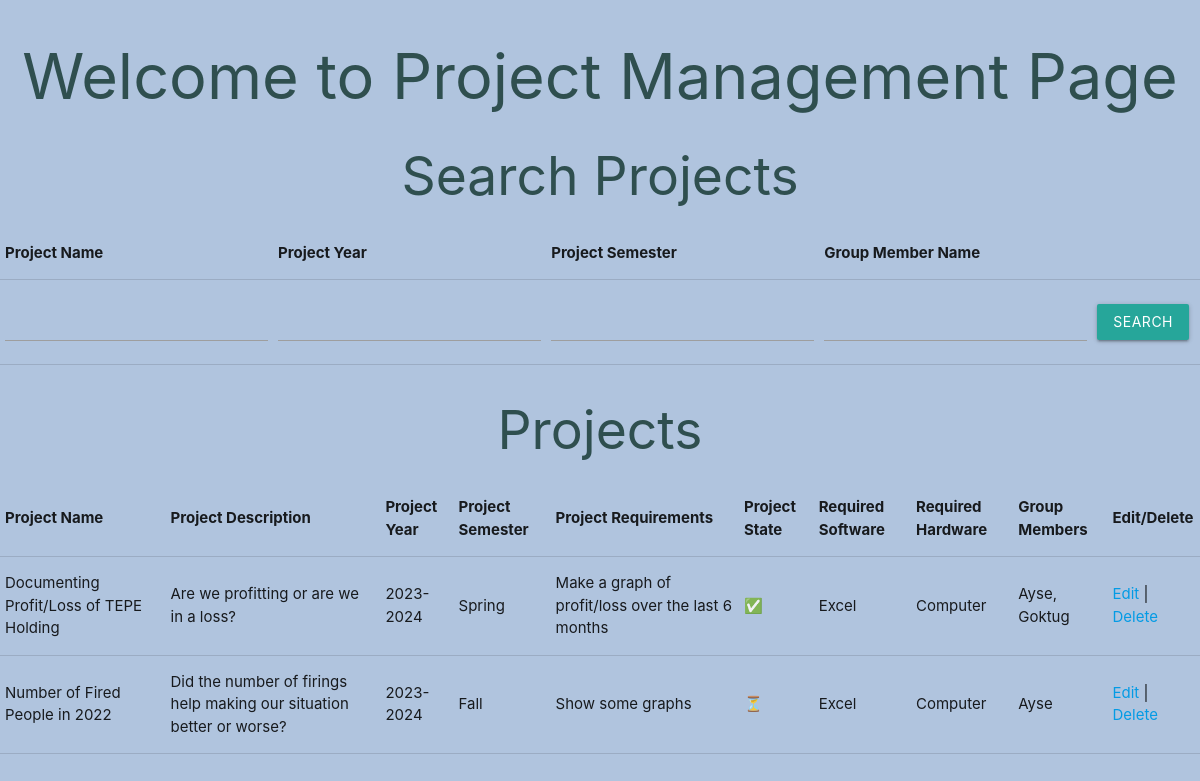
Page /manageProjects.php (signed in) on the committed database.
### tables this page shows
CREATE TABLE `projects` (
    `id` int(11) NOT NULL,
    `name` text NOT NULL,
    `description` text NOT NULL,
    `year` text NOT NULL,
    `semester` text NOT NULL,
    `requirements` text NOT NULL,
    `state` text NOT NULL,
    `required_software` text NOT NULL,
    `required_hardware` text NOT NULL,
    `members` text NOT NULL,
    `owner_uid` int(11) NOT NULL);

### session.php (called while the page is built, shortened)
<?php
include_once "db.php";
if (isset($_SESSION["user"]) && isset($_SESSION["user"]["id"])) {
    $user_stmt = $db->prepare("select * from users where id = ?");
    $user_stmt->execute([$_SESSION["user"]["id"]]);
    $user = $user_stmt->fetch();
}

### viewProjects.php (the view, shortened to what this page needs)
<?php
include_once "db.php";
include_once "session.php";
$sql = "select * from projects";
$params = array();
if (isset($user) && $user["userclass"] != "admin") {
    $sql = $sql . " where owner_uid=?";
    $params[] = $user["id"];
}
$sql = $sql . " order by year desc, semester desc";
$projects_stmt = $db->prepare($sql);
$projects_stmt->execute($params);
$projects = $projects_stmt->fetchAll();
$canEdit = isset($user) && in_array($user["userclass"], ["firm", "instructor", "student"]);
?>
<?php if (isset($projects)): ?>
        <?php if (sizeof($projects) > 0): ?>
        <h2>Search Projects</h2>
        <table>
            <thead>
                <th>Project Name</th>
                <th>Project Year</th>
                <th>Project Semester</th>
                <th>Group Member Name</th>
                <th></th>
            </thead>
            <tbody>
                <tr>
                    <td><input type="text" name="project_name"></td>
                    <td><input type="text" name="project_year"></td>
                    <td><input type="text" name="project_semester"></td>
                    <td><input type="text" name="group_member_name"></td>
                    <td><button class="btn" id="search_project_btn">Search</button></td>
                </tr>
            </tbody>
        </table>
        <h2>Projects</h2>
        <table>
            <thead>
                <th>Project Name</th>
                <th>Project Description</th>
                <th>Project Year</th>
                <th>Project Semester</th>
                <th>Project Requirements</th>
                <th>Project State</th>
                <th>Required Software</th>
                <th>Required Hardware</th>
                <th>Group Members</th>
                <?php if ($canEdit): ?>
                <th id="canEdit">Edit/Delete</th>
                <?php endif;?>
            </thead>
            <tbody id="projects">
            <?php foreach ($projects as $project): ?>
                <tr>
                    <td><?=$project["name"]?></td>
                    <td><?=$project["description"]?></td>
                    <td><?=$project["year"]?></td>
                    <td><?=$project["semester"]?></td>
                    <td><?=$project["requirements"]?></td>
                    <td title="<?=$project["state"]?>"><?=$project["state"] === "accepted" ? "✅" : ($project["state"] === "waiting" ? "⏳" : ($project["state"] === "rejected" ? "❌" : "❔"))?></td>
                    <td><?=$project["required_software"]?></td>
                    <td><?=$project["required_hardware"]?></td>
                    <td><?=$project["members"]?></td>
                    <?php if ($canEdit): ?>
                    <td><a href="editProject.php?project_id=<?=$project["id"]?>">Edit</a> | <a href="deleteProject.php?project_id=<?=$project["id"]?>">Delete</a></td>
                    <?php endif;?>
                </tr>
            <?php endforeach;?>
            </tbody>
        </table>
        <?php else: ?>
        <h1>No Projects Added Yet!</h1>
        <?php endif;?>
<?php endif;?>

### header.php (style rules this page uses)
body { background-color: lightsteelblue; }
h1, h2, h3, h4 { color: darkslategray; text-align: center; }

### rows in the picture
projects: name "Documenting Profit/Loss of TEPE Holding", description "Are we profitting or are we in a loss?", year "2023-2024", semester "Spring", requirements "Make a graph of profit/loss over the last 6 months", required_software "Excel", required_hardware "Computer", members "Ayse, Goktug"
projects: name "Number of Fired People in 2022", description "Did the number of firings help making our situation better or worse?", year "2023-2024", semester "Fall", requirements "Show some graphs", required_software "Excel", required_hardware "Computer", members "Ayse"
